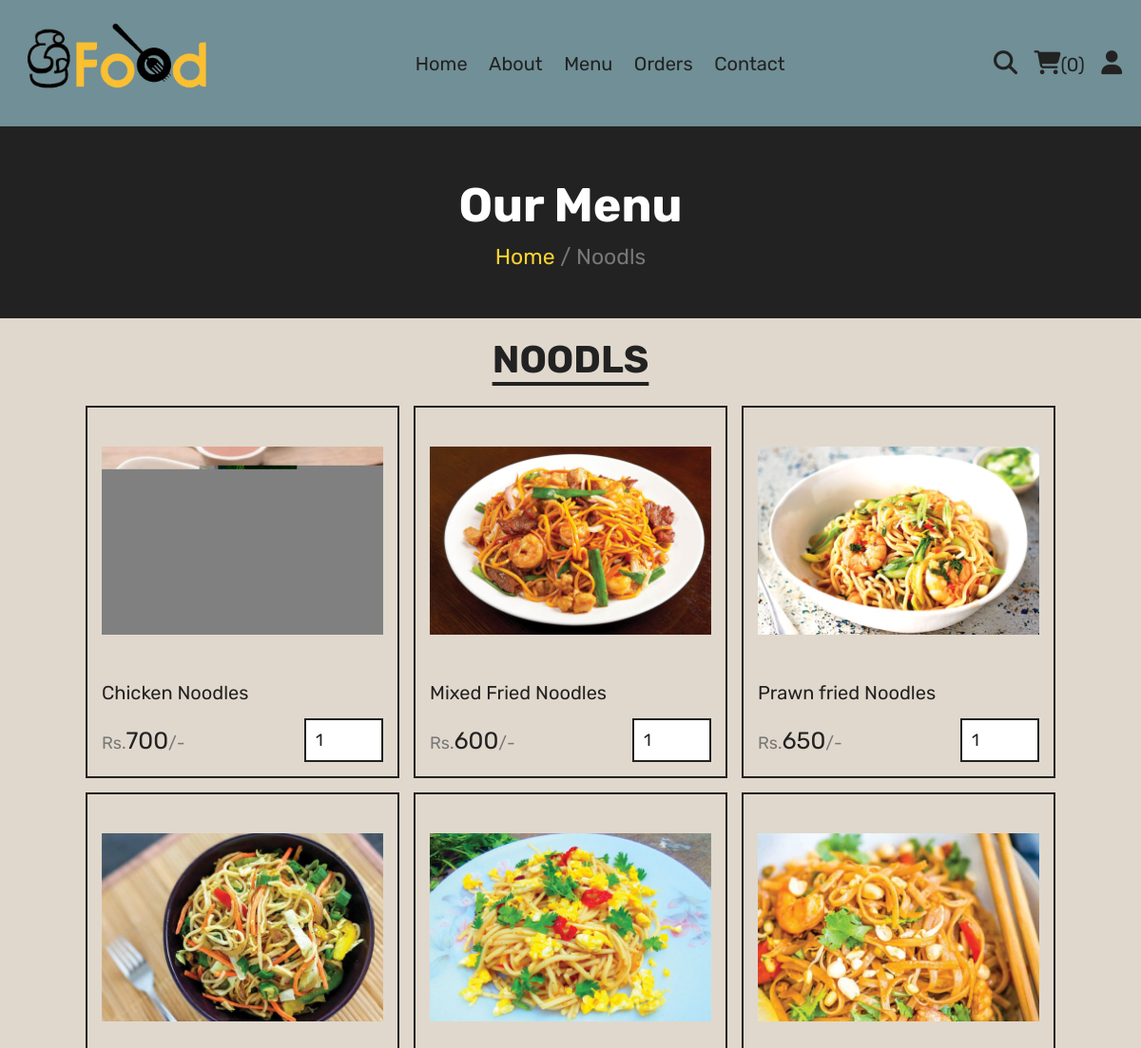
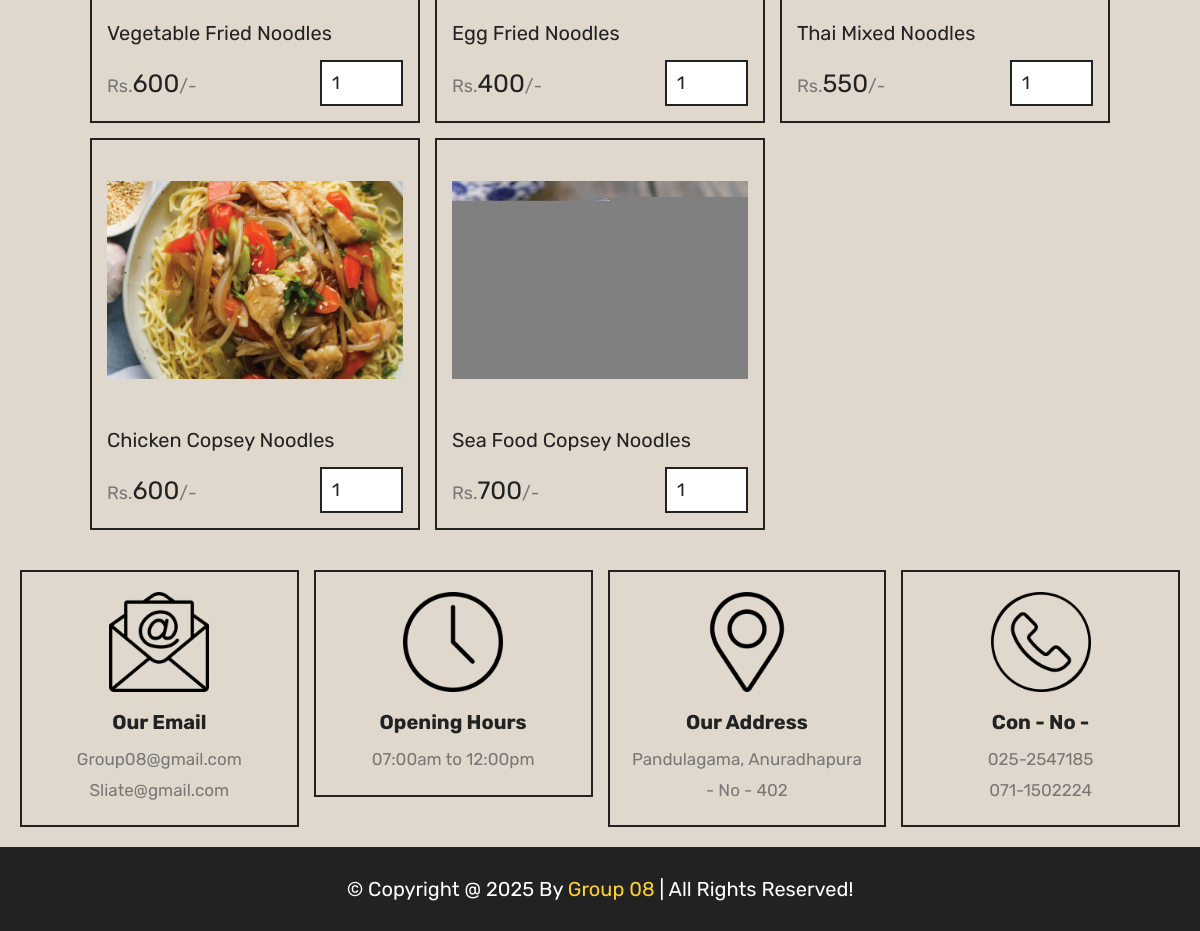
/noodls.php, run on the app's committed database (2 pictures, top to bottom).
### tables this page shows
CREATE TABLE `noodls` (
  `id` int(100) NOT NULL,
  `name` varchar(100) NOT NULL,
  `price` int(10) NOT NULL,
  `image` varchar(100) NOT NULL,
  `category` varchar(100) NOT NULL
);

### noodls.php (the view, shortened to what this page needs)
<?php
include 'components/connect.php';
?>
<!DOCTYPE html>
<html lang="en">
<head>
   <link rel="stylesheet" href="https://cdnjs.cloudflare.com/ajax/libs/font-awesome/6.1.1/css/all.min.css">
   <link rel="stylesheet" href="css/style.css">
   <link rel="stylesheet" href="css/back.css">
   <link rel="stylesheet" href="css/newbk.css">
   <link rel="stylesheet" href="aaa.css">
</head>
<body>
<?php include 'components/user_header.php'; ?>
<div class="heading">
   <h3>our menu</h3>
   <p><a href="home.php">Home</a> <span> / Noodls</span></p>
</div>
<section class="products">
   <h1 class="title">Noodls</h1>
   <div class="box-container">
      <?php
         $select_products = $conn->prepare("SELECT * FROM `noodls`");
         $select_products->execute();
         if($select_products->rowCount() > 0){
            while($fetch_products = $select_products->fetch(PDO::FETCH_ASSOC)){
      ?>
      <form action="" method="post" class="box">
         <img src="uploaded_img/<?= $fetch_products['image']; ?>" alt="">
         <div class="name"><?= $fetch_products['name']; ?></div>
         <div class="flex">
            <div class="price"><span>Rs.</span><?= $fetch_products['price']; ?><span>/-</span></div>
            <input type="number" name="qty" class="qty" min="1" max="99" value="1" maxlength="2"">
         </div>
      </form>
      <?php
            }
         }else{
            echo '<p class="empty">no products added yet!</p>';
         }
      ?>
   </div>
</section>
<?php include 'components/footer.php'; ?>
</body>
</html>

### components/user_header.php (shortened to what this page needs)
<header class="header">
   <section class="flex">
      <a href="home.php"> <img src="images/lgss11.png" alt="" height="90px"></a>
      <nav class="navbar">
         <a href="home.php">Home</a>
         <a href="about.php">About</a>
         <a href="menu.php">Menu</a>
         <a href="orders.php">Orders</a>
         <a href="contact.php">Contact</a>
      </nav>
      <div class="icons">
         <?php
            $count_cart_items = $conn->prepare("SELECT * FROM `cart` WHERE user_id = ?");
            $count_cart_items->execute([$user_id]);
            $total_cart_items = $count_cart_items->rowCount();
         ?>
         <a href="search.php"><i class="fas fa-search"></i></a>
         <a href="cart.php"><i class="fas fa-shopping-cart"></i><span>(<?= $total_cart_items; ?>)</span></a>
         <div id="user-btn" class="fas fa-user"></div>
      </div>
   </section>
</header>

### components/footer.php (shortened to what this page needs)
<footer class="footer">
   <section class="grid">
      <div class="box">
         <img src="images/email-icon.png" alt="">
         <h3>our email</h3>
         <a href="group09@gmail.com">Group08@gmail.com</a>
         <a href="sliate@gmail.com">Sliate@gmail.com</a>
      </div>
      <div class="box">
         <img src="images/clock-icon.png" alt="">
         <h3>Opening Hours</h3>
         <p>07:00am to 12:00pm</p>
      </div>
      <div class="box">
         <img src="images/map-icon.png" alt="">
         <h3>our address</h3>
         <a href="#">Pandulagama, Anuradhapura - No - 402</a>
      </div>
      <div class="box">
         <img src="images/phone-icon.png" alt="">
         <h3>Con - No - </h3>
         <a href="tel:025-2547185">025-2547185</a>
         <a href="tel:071-1502224">071-1502224</a>
      </div>
   </section>
   <div class="credit">&copy; copyright @ <?= date('Y'); ?> by <span>Group 08</span> | all rights reserved!</div>
</footer>

### css/style.css (style rules this page uses)
:root { --yellow:#fed330; --red:#e74c3c; --white:#fff; --black:#222; --light-color:#777; --border:.2rem solid var(--black); }
* { font-family: 'Rubik', sans-serif; margin:0; padding:0; box-sizing: border-box; outline: none; border: none; text-decoration: none; }
html { font-size: 62.5%; overflow-x: hidden; scroll-behavior: smooth; stop-opacity: 7rem; }
section { margin:0 auto; max-width: 1200px; padding:2rem; }
.title { text-align: center; margin-bottom: 2.5rem; font-size: 4rem; color:var(--black); text-transform: uppercase; text-decoration: underline; text-underline-offset: 1rem; }
.heading { display: flex; align-items: center; justify-content: center; gap:1rem; flex-flow: column; background-color: var(--black); min-height: 20rem; }
.heading h3 { font-size: 5rem; color:var(--white); text-transform: capitalize; }
.heading p { font-size: 2.3rem; color:var(--light-color); }
.heading p a { color:var(--yellow); }
.header { position: sticky; top:0; left:0; right:0; z-index: 1000; background-color: var(--white); border-bottom: var(--border); }
.header .flex { display: flex; align-items: center; justify-content: space-between; position: relative; }
.header .flex .navbar a { font-size: 2rem; color:var(--black); margin:0 1rem; }
.header .flex .icons > * { margin-left: 1.5rem; font-size: 2.5rem; color:var(--black); cursor: pointer; }
.header .flex .icons span { font-size: 2rem; }
.products .box-container { display: grid; grid-template-columns: repeat(auto-fit, 33rem); justify-content: center; align-items: flex-start; gap:1.5rem; }
.products .box-container .box { border:var(--border); padding:1.5rem; position: relative; overflow: hidden; }
.products .box-container .box img { height: 25rem; width: 100%; object-fit: contain; margin-bottom: 1rem; }
.products .box-container .box .name { font-size: 2rem; color:var(--black); margin:1rem 0; }
.products .box-container .box .flex { display: flex; align-items: center; gap:1rem; margin-top: 1.5rem; }
.products .box-container .box .flex .price { margin-right: auto; font-size: 2.5rem; color:var(--black); }
.products .box-container .box .flex .price span { color:var(--light-color); font-size: 1.8rem; }
.products .box-container .box .flex .qty { padding:1rem; border:var(--border); font-size: 1.8rem; color:var(--black); }
.footer .grid { display: grid; grid-template-columns: repeat(auto-fit, minmax(27rem, 1fr)); gap:1.5rem; align-items: flex-start; }
.footer .grid .box { border:var(--border); padding:2rem; text-align: center; }
.footer .grid .box img { height: 10rem; width: 100%; object-fit: contain; margin-bottom: .5rem; }
.footer .grid .box h3 { margin:1rem 0; font-size: 2rem; color:var(--black); text-transform: capitalize; }
.footer .grid .box p, .footer .grid .box a { display: block; font-size: 1.7rem; color:var(--light-color); line-height: 1.8; }
.credit { padding:3rem 2rem; text-align: center; background-color: var(--black); color:var(--white); font-size: 2rem; text-transform: capitalize; }
.credit span { color:var(--yellow); }

### css/back.css (style rules this page uses)
body { background-color: lightblue; }
.header { background-color: lightblue; }

### css/newbk.css (style rules this page uses)
body { background-color: lightsteelblue; }
.header { background-color: var(--yellow); }

### aaa.css (style rules this page uses)
body { background-color:#E0D8CC ; }
.header { background-color: #708F96; }

### data on the page
noodls: image (picture), name "Chicken Noodles", price "700"
noodls: image (picture), name "Mixed Fried Noodles", price "600"
noodls: image (picture), name "Prawn fried Noodles", price "650"
noodls: image (picture), name "Vegetable Fried Noodles", price "600"
noodls: image (picture), name "Egg Fried Noodles", price "400"
noodls: image (picture), name "Thai Mixed Noodles", price "550"
noodls: image (picture), name "Chicken Copsey Noodles", price "600"
noodls: image (picture), name "Sea Food Copsey Noodles", price "700"

### other printed values
$total_cart_items "0"
